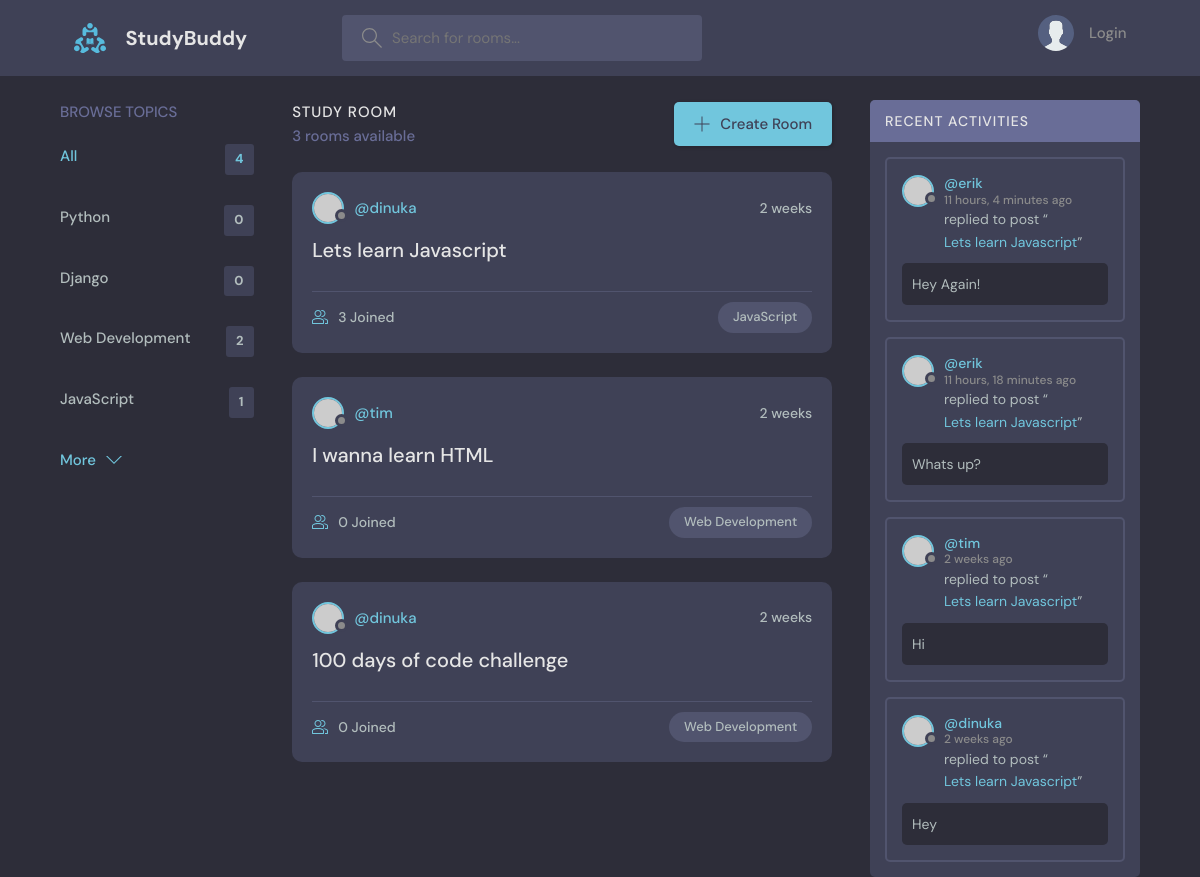
The app's page /, older data.
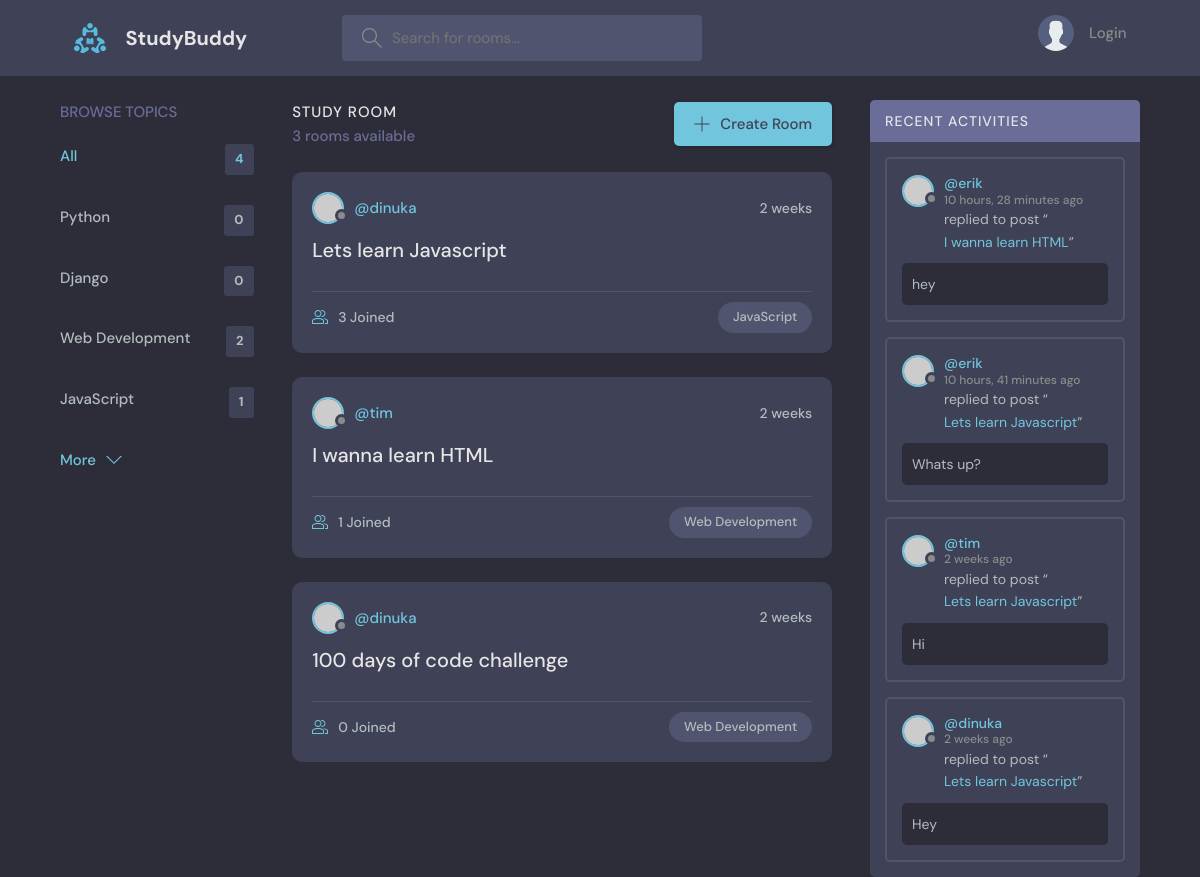
The same page, newer data.
### base/models.py (models this page shows, shortened)
class Topic(models.Model):
    name = models.CharField(max_length=200)

class Room(models.Model):
    host = models.ForeignKey(User, on_delete=models.SET_NULL, null=True)
    topic = models.ForeignKey(Topic, on_delete=models.SET_NULL, null=True)
    name = models.CharField(max_length=200)
    description = models.TextField(null=True, blank=True)
    participants = models.ManyToManyField(User, related_name='participants', blank=True)
    updated = models.DateTimeField(auto_now=True)
    created = models.DateTimeField(auto_now_add=True)
    class Meta:
        ordering = ['-updated', '-created']

class Message(models.Model):
    user = models.ForeignKey(User, on_delete=models.CASCADE)
    room = models.ForeignKey(Room, on_delete=models.CASCADE)
    body = models.TextField()
    updated = models.DateTimeField(auto_now=True)
    created = models.DateTimeField(auto_now_add=True)
    class Meta:
        ordering = ['-updated', '-created']

### base/views.py (the view)
# urls.py: path('', views.home, name='home'),
def home(request):
    q = request.GET.get('q') if request.GET.get('q') != None else ''
    rooms = Room.objects.filter(
        Q(topic__name__icontains=q) |
        Q(name__icontains=q) |
        Q(description__icontains=q)
    )
    topics = Topic.objects.all()
    room_count = rooms.count()
    room_messages = Message.objects.filter(Q(room__topic__name__icontains=q))
    context = {'rooms': rooms, 'topics': topics, 'room_count': room_count, 'room_messages': room_messages}
    return render(request, 'base/home.html', context)

### base/templates/base/home.html (shortened to what this page needs)
{% extends 'main.html' %}
{% block content %}
    <main class="layout layout--3">
        <div class="container">
            {% include 'base/topics_component.html' %}
            <div class="roomList">
                <div class="roomList__header">
                    <div>
                        <h2>Study Room</h2>
                        <p>
                            {% if room_count == 1 %}
                                {{ room_count }} room available
                            {% else %}
                                {{ room_count }} rooms available
                            {% endif %}
                        </p>
                    </div>
                    <a class="btn btn--main" href="{% url 'create-room' %}">
                        <svg version="1.1" xmlns="http://www.w3.org/2000/svg" width="32" height="32"
                             viewBox="0 0 32 32">
                            <title>add</title>
                            <path
                                    d="M16.943 0.943h-1.885v14.115h-14.115v1.885h14.115v14.115h1.885v-14.115h14.115v-1.885h-14.115v-14.115z"
                            ></path>
                        </svg>
                        Create Room
                    </a>
                </div>
                {% include 'base/feed_component.html' %}
            </div>
            {% include 'base/activity_component.html' %}
        </div>
    </main>
{% endblock content %}

### base/templates/base/topics_component.html
<div class="topics">
    <div class="topics__header">
        <h2>Browse Topics</h2>
    </div>
    <ul class="topics__list">
        <li>
            <a href="{% url 'home' %}" class="active">All <span>{{ topics.count }}</span></a>
        </li>
        {% for topic in topics %}
            <li>
                <a href="{% url 'home' %}?q={{ topic.name }}">{{ topic.name }}<span>{{ topic.room_set.all.count }}</span></a>
            </li>
        {% endfor %}
    </ul>
    <a class="btn btn--link" href="topics.html">
        More
        <svg version="1.1" xmlns="http://www.w3.org/2000/svg" width="32" height="32" viewBox="0 0 32 32">
            <title>chevron-down</title>
            <path d="M16 21l-13-13h-3l16 16 16-16h-3l-13 13z"></path>
        </svg>
    </a>
</div>

### base/templates/base/feed_component.html (shortened to what this page needs)
{% for room in rooms %}
    <div class="roomListRoom">
        <div class="roomListRoom__header">
            <a href="{% url 'user-profile' room.host.id %}" class="roomListRoom__author">
                <div class="avatar avatar--small">
                    <img src="https://randomuser.me/api/portraits/women/11.jpg"/>
                </div>
                <span>@{{ room.host.username }}</span>
            </a>
            <div class="roomListRoom__actions">
                <span>{{ room.created|timesince }}</span>
            </div>
        </div>
        <div class="roomListRoom__content">
            <a href="{% url 'room' room.id %}">{{ room.name }}</a>
        </div>
        <div class="roomListRoom__meta">
            <a href="{% url 'room' room.id %}" class="roomListRoom__joined">
                {{ room.participants.all.count }} Joined
            </a>
            <p class="roomListRoom__topic">{{ room.topic.name }}</p>
        </div>
    </div>
{% endfor %}

### base/templates/base/activity_component.html (shortened to what this page needs)
<div class="activities">
    <div class="activities__header">
        <h2>Recent Activities</h2>
    </div>
    {% for message in room_messages %}
        <div class="activities__box">
            <div class="activities__boxHeader roomListRoom__header">
                <a href="{% url 'user-profile' message.user.id %}" class="roomListRoom__author">
                    <div class="avatar avatar--small">
                        <img src="https://randomuser.me/api/portraits/women/11.jpg"/>
                    </div>
                    <p>
                        @{{ message.user }}
                        <span> {{ message.created|timesince }} ago</span>
                    </p>
                </a>
            </div>
            <div class="activities__boxContent">
                <p>replied to post “<a href="{% url 'room' message.room.id %}">{{ message.room.name }}</a>”</p>
                <div class="activities__boxRoomContent">
                    {{ message.body }}
                </div>
            </div>
        </div>
    {% endfor %}
</div>

Row changes from the older to the newer data that the page shows:
removed Message: user "erik", created "11 hours, 4 minutes", room.name "Lets learn Javascript", body "Hey Again!"
removed Message: user "erik", created "11 hours, 18 minutes", room.name "Lets learn Javascript", body "Whats up?"
computed for Room "I wanna learn HTML": participants.all.count "0" → "1"
added Message: user "erik", created "10 hours, 28 minutes", room.name "I wanna learn HTML", body "hey"
added Message: user "erik", created "10 hours, 41 minutes", room.name "Lets learn Javascript", body "Whats up?"
